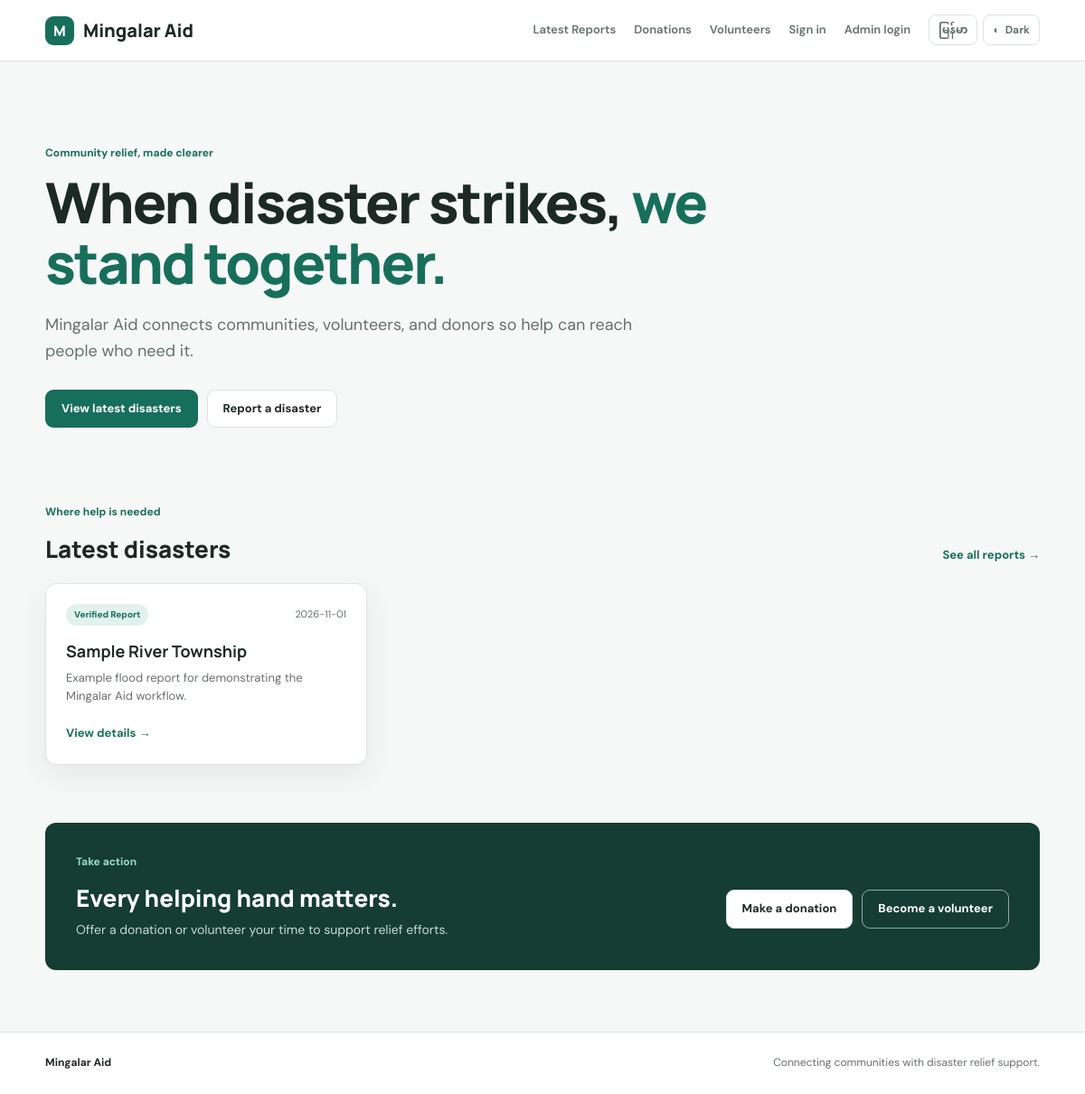
Before: / with the older database file.
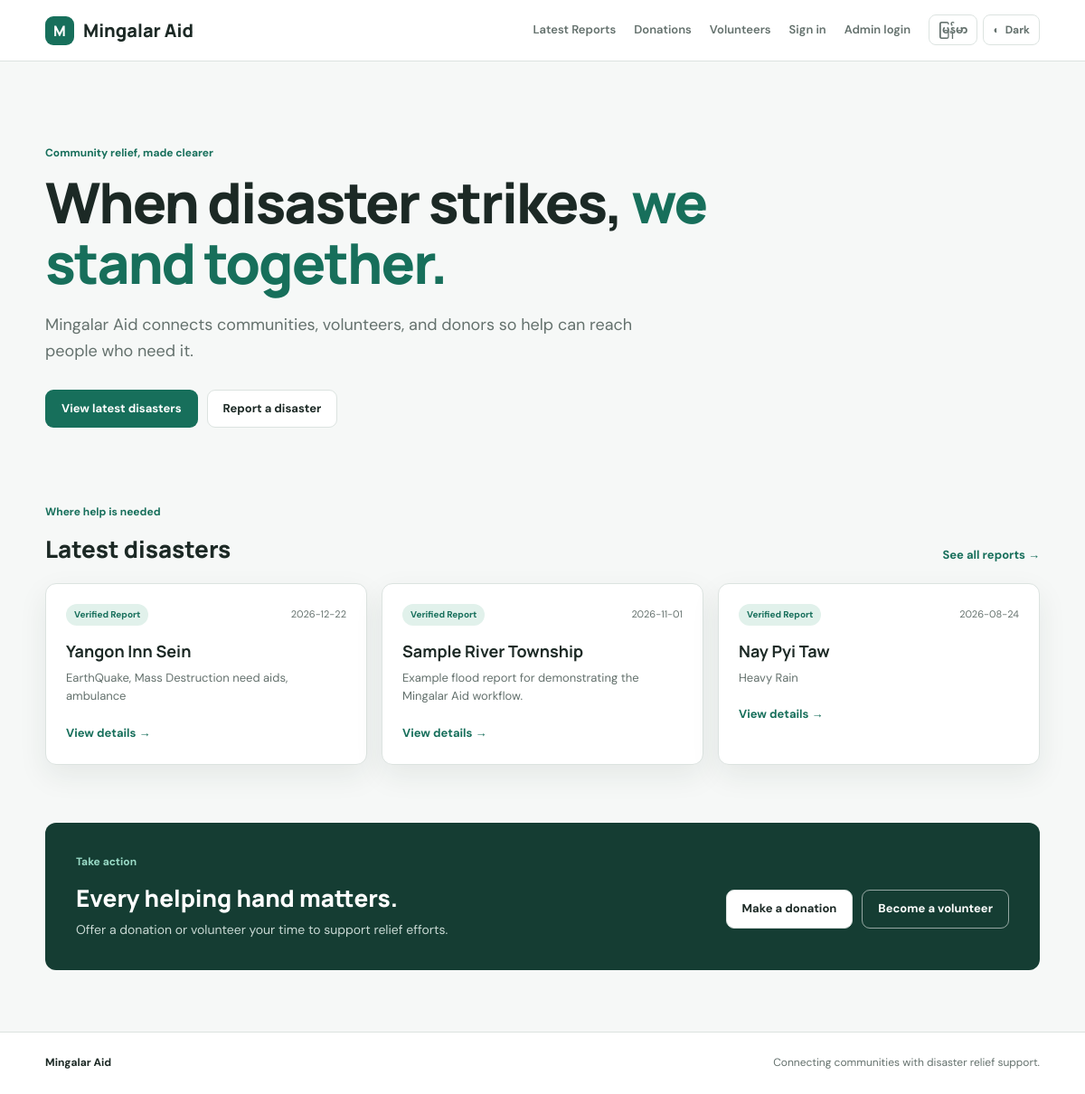
After: the same page with the newer database file.
### tables this page shows
CREATE TABLE disasters (
            id INTEGER PRIMARY KEY AUTOINCREMENT,
            disaster_date TEXT NOT NULL,
            place TEXT NOT NULL,
            description TEXT NOT NULL,
            evidence_url TEXT,
            status TEXT NOT NULL DEFAULT 'pending',
            submitted_at TEXT NOT NULL
        );

### MingalarAid.Backend/api/public_api.py (the view)
    @app.route("/")
    def index():
        return render_template("index.html", disasters=disaster_service.latest())

### MingalarAid.Backend/dataaccess/database.py (called while the page is built)
def get_connection():
    DATABASE_PATH.parent.mkdir(parents=True, exist_ok=True)
    connection = sqlite3.connect(DATABASE_PATH)
    connection.row_factory = sqlite3.Row
    return connection

### MingalarAid.Backend/dataaccess/disaster_repository.py (called while the page is built)
def list_approved(limit=None):
    query = "SELECT * FROM disasters WHERE status = 'approved' ORDER BY disaster_date DESC, id DESC"
    if limit:
        query += " LIMIT ?"
        params = (limit,)
    else:
        params = ()
    with get_connection() as db:
        return db.execute(query, params).fetchall()

### MingalarAid.Backend/service/disaster_service.py (called while the page is built)
def latest(limit=6):
    return disaster_repository.list_approved(limit)

### MingalarAid.Frontend/templates/index.html (shortened to what this page needs)
{% extends "base.html" %}
{% block content %}
<section class="hero">
  <div class="hero-copy">
    <p class="eyebrow">Community relief, made clearer</p>
    <h1>When disaster strikes, <span>we stand together.</span></h1>
    <p class="hero-text">Mingalar Aid connects communities, volunteers, and donors so help can reach people who need it.</p>
    <div class="hero-actions">
      <a class="button primary" href="{{ url_for('disasters') }}">View latest disasters</a>
      <a class="button secondary" href="{{ url_for('report_disaster') }}">Report a disaster</a>
    </div>
  </div>
</section>
<section class="section-heading">
  <div><p class="eyebrow">Where help is needed</p><h2>Latest disasters</h2></div>
  <a class="text-link" href="{{ url_for('disasters') }}">See all reports →</a>
</section>
{% if disasters %}
<div class="card-grid">
  {% for item in disasters %}
  <article class="disaster-card">
    <div class="card-top"><span class="status approved">Verified report</span><span class="date">{{ item.disaster_date }}</span></div>
    <h3>{{ item.place }}</h3>
    <p>{{ item.description[:150] }}{% if item.description|length > 150 %}…{% endif %}</p>
    <a class="text-link" href="{{ url_for('disaster_detail', disaster_id=item.id) }}">View details →</a>
  </article>
  {% endfor %}
</div>
{% else %}
<div class="empty-state"><h3>No approved reports yet</h3><p>Approved disaster reports will appear here after an administrator reviews them.</p></div>
{% endif %}
<section class="action-strip">
  <div><p class="eyebrow">Take action</p><h2>Every helping hand matters.</h2><p>Offer a donation or volunteer your time to support relief efforts.</p></div>
  <div class="strip-actions"><a class="button light" href="{{ url_for('donate') }}">Make a donation</a><a class="button outline-light" href="{{ url_for('volunteer') }}">Become a volunteer</a></div>
</section>
{% endblock %}

Changed rows visible on the page:
added disasters: disaster_date "2026-12-22", place "Yangon Inn Sein", description "EarthQuake, Mass Destruction need aids, ambulance"
added disasters: disaster_date "2026-08-24", place "Nay Pyi Taw", description "Heavy Rain"
